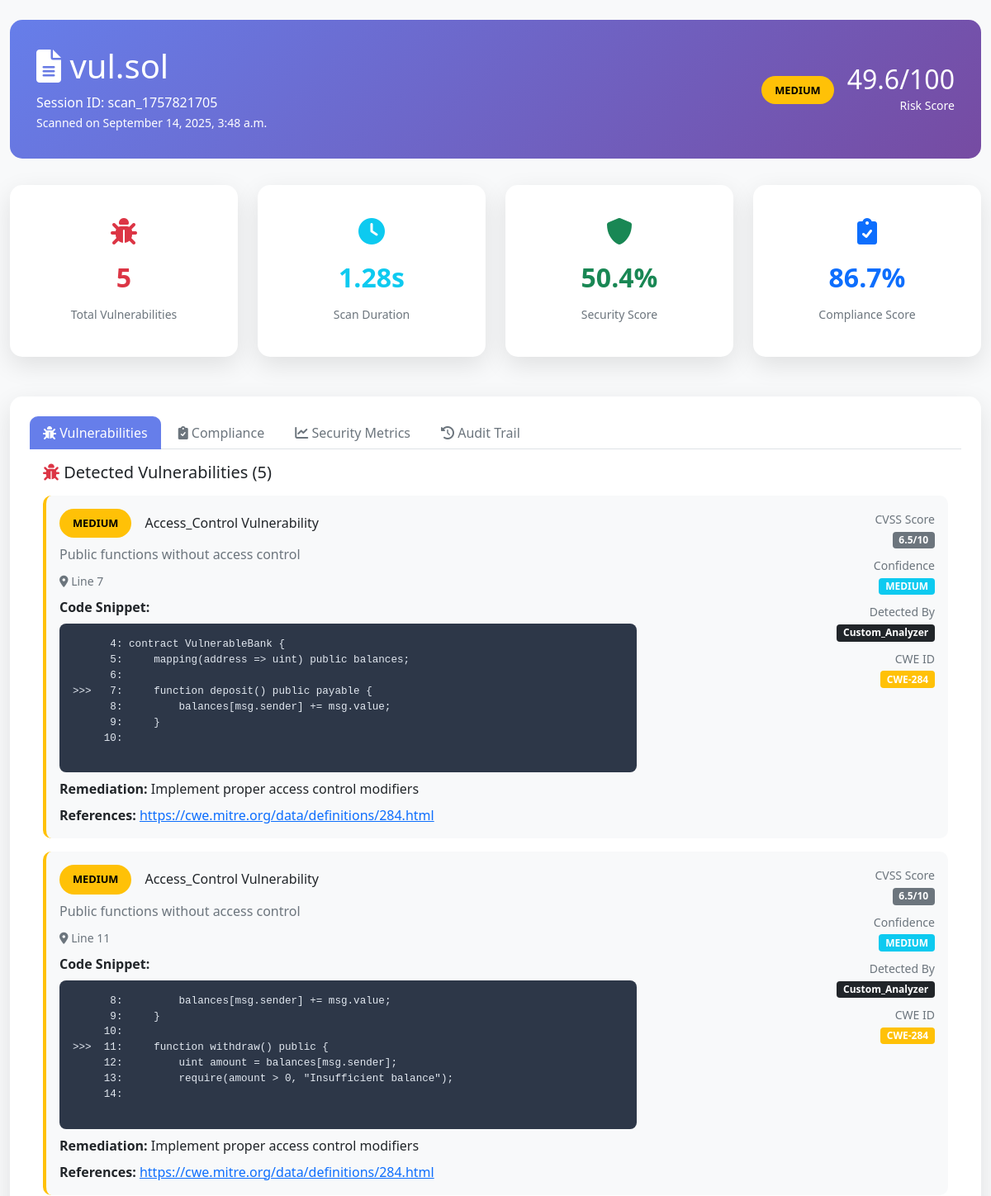
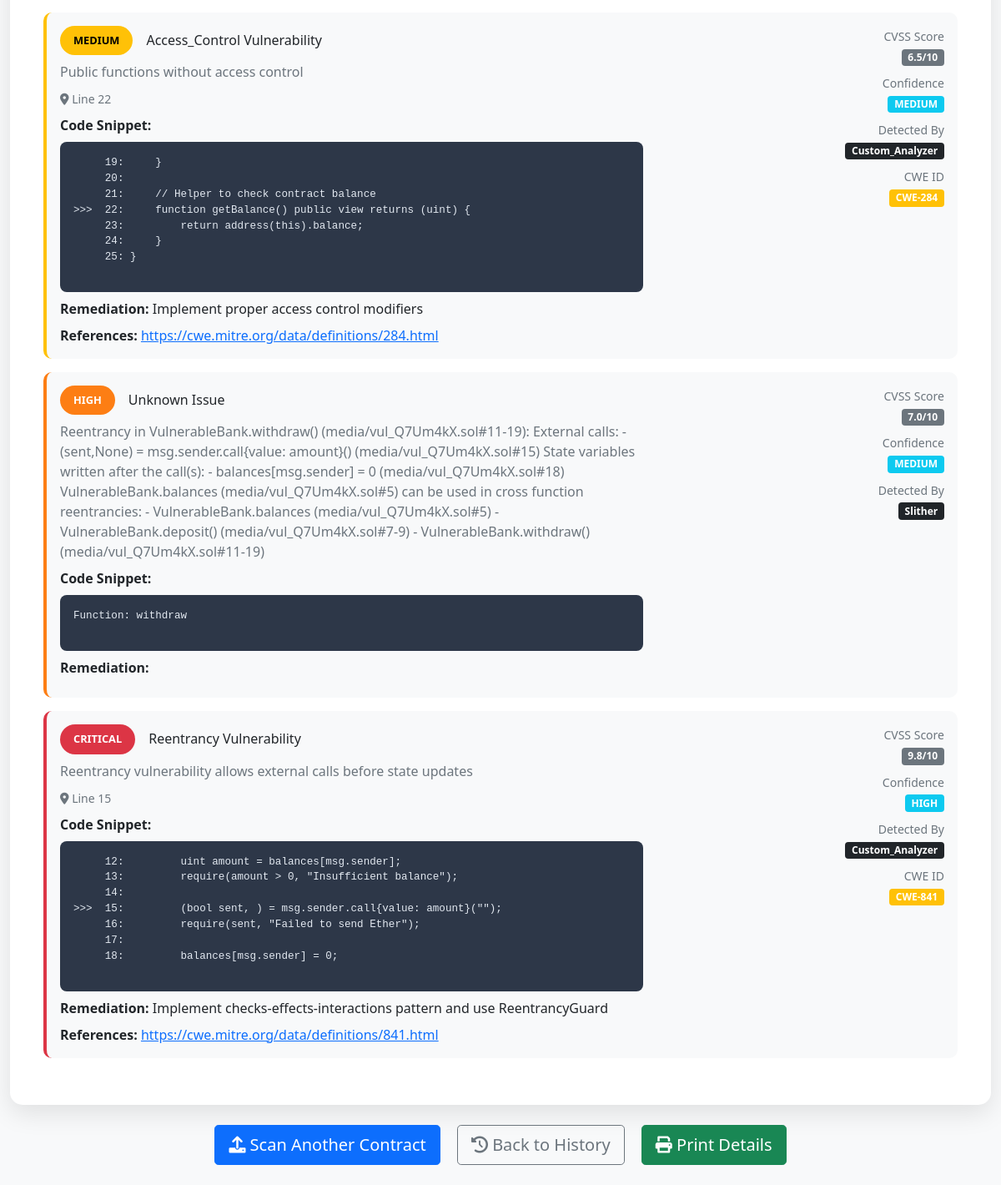
Page /detail/scan_1757821705/ on the committed database (2 pictures, top to bottom).
### scanner/models.py (models this page shows)
class ScanSession(models.Model):
    id = models.UUIDField(primary_key=True, default=uuid.uuid4, editable=False)
    user = models.ForeignKey(User, on_delete=models.CASCADE, null=True, blank=True)
    session_id = models.CharField(max_length=100, unique=True)
    contract_name = models.CharField(max_length=255)
    contract_hash = models.CharField(max_length=64)  # SHA256 hash of contract
    scan_timestamp = models.DateTimeField(auto_now_add=True)
    scan_duration = models.FloatField(default=0.0)  # in seconds
    risk_score = models.FloatField(default=0.0)  # 0-100 risk assessment
    severity_level = models.CharField(max_length=20, choices=[
        ('LOW', 'Low'),
        ('MEDIUM', 'Medium'),
        ('HIGH', 'High'),
        ('CRITICAL', 'Critical')
    ], default='LOW')
    status = models.CharField(max_length=20, choices=[
        ('PENDING', 'Pending'),
        ('RUNNING', 'Running'),
        ('COMPLETED', 'Completed'),
        ('FAILED', 'Failed')
    ], default='PENDING')
    class Meta:
        ordering = ['-scan_timestamp']

class SecurityMetric(models.Model):
    scan_session = models.OneToOneField(ScanSession, on_delete=models.CASCADE, related_name='security_metrics')
    total_vulnerabilities = models.IntegerField(default=0)
    critical_vulnerabilities = models.IntegerField(default=0)
    high_vulnerabilities = models.IntegerField(default=0)
    medium_vulnerabilities = models.IntegerField(default=0)
    low_vulnerabilities = models.IntegerField(default=0)
    code_complexity = models.FloatField(default=0.0)
    cyclomatic_complexity = models.IntegerField(default=0)
    maintainability_index = models.FloatField(default=0.0)
    security_score = models.FloatField(default=0.0)  # 0-100
    gas_optimization_score = models.FloatField(default=0.0)  # 0-100
    compliance_score = models.FloatField(default=0.0)  # 0-100

class Vulnerability(models.Model):
    id = models.UUIDField(primary_key=True, default=uuid.uuid4, editable=False)
    scan_session = models.ForeignKey(ScanSession, on_delete=models.CASCADE, related_name='vulnerabilities')
    vulnerability_type = models.CharField(max_length=100)
    title = models.CharField(max_length=255)
    description = models.TextField()
    severity = models.CharField(max_length=20, choices=[
        ('LOW', 'Low'),
        ('MEDIUM', 'Medium'),
        ('HIGH', 'High'),
        ('CRITICAL', 'Critical')
    ])
    confidence = models.CharField(max_length=20, choices=[
        ('LOW', 'Low'),
        ('MEDIUM', 'Medium'),
        ('HIGH', 'High')
    ])
    cwe_id = models.CharField(max_length=20, blank=True)  # Common Weakness Enumeration
    cvss_score = models.FloatField(null=True, blank=True)  # Common Vulnerability Scoring System
    line_number = models.IntegerField(null=True, blank=True)
    code_snippet = models.TextField(blank=True)
    remediation = models.TextField()
    references = models.TextField(blank=True)
    detected_by = models.CharField(max_length=50)  # 'slither', 'custom', 'mythril', etc.
    class Meta:
        ordering = ['-severity', '-cvss_score']

### scanner/views.py (the view)
# urls.py: path('detail/<str:session_id>/', views.scan_detail, name='scan_detail'),
def scan_detail(request, session_id):
    scan_session = get_object_or_404(ScanSession, session_id=session_id)
    vulnerabilities = Vulnerability.objects.filter(scan_session=scan_session)
    security_metrics = getattr(scan_session, 'security_metrics', None)
    compliance_checks = ComplianceCheck.objects.filter(scan_session=scan_session)
    audit_trails = AuditTrail.objects.filter(scan_session=scan_session)
    context = {
        'scan_session': scan_session,
        'vulnerabilities': vulnerabilities,
        'security_metrics': security_metrics,
        'compliance_checks': compliance_checks,
        'audit_trails': audit_trails,
    }
    return render(request, 'scanner/detail.html', context)

### scanner/templates/scanner/detail.html (shortened to what this page needs)
<!DOCTYPE html>
<html lang="en">
<head>
    <link href="https://cdn.jsdelivr.net/npm/bootstrap@5.1.3/dist/css/bootstrap.min.css" rel="stylesheet">
    <link href="https://cdnjs.cloudflare.com/ajax/libs/font-awesome/6.0.0/css/all.min.css" rel="stylesheet">
</head>
<body>
    <div class="container-fluid py-4">
        <div class="detail-header">
            <div class="row align-items-center">
                <div class="col-md-8">
                    <h1><i class="fas fa-file-alt"></i> {{ scan_session.contract_name }}</h1>
                    <p class="mb-0">Session ID: {{ scan_session.session_id }}</p>
                    <small>Scanned on {{ scan_session.scan_timestamp|date:"F j, Y, g:i a" }}</small>
                </div>
                <div class="col-md-4 text-end">
                    <div class="d-flex align-items-center justify-content-end">
                        <div class="me-3">
                            <span class="severity-badge severity-{{ scan_session.severity_level|lower }}">
                                {{ scan_session.severity_level }}
                            </span>
                        </div>
                        <div>
                            <h2 class="mb-0">{{ scan_session.risk_score|floatformat:1 }}/100</h2>
                            <small>Risk Score</small>
                        </div>
                    </div>
                </div>
            </div>
        </div>
        <div class="row mb-4">
            <div class="col-lg-3 col-md-6">
                <div class="detail-card">
                    <div class="metric-highlight">
                        <i class="fas fa-bug fa-2x text-danger mb-3"></i>
                        <div class="metric-value text-danger">{{ vulnerabilities|length }}</div>
                        <small class="text-muted">Total Vulnerabilities</small>
                    </div>
                </div>
            </div>
            <div class="col-lg-3 col-md-6">
                <div class="detail-card">
                    <div class="metric-highlight">
                        <i class="fas fa-clock fa-2x text-info mb-3"></i>
                        <div class="metric-value text-info">{{ scan_session.scan_duration|floatformat:2 }}s</div>
                        <small class="text-muted">Scan Duration</small>
                    </div>
                </div>
            </div>
            <div class="col-lg-3 col-md-6">
                <div class="detail-card">
                    <div class="metric-highlight">
                        <i class="fas fa-shield-alt fa-2x text-success mb-3"></i>
                        <div class="metric-value text-success">
                            {% if security_metrics %}
                                {{ security_metrics.security_score|floatformat:1 }}%
                            {% else %}
                                N/A
                            {% endif %}
                        </div>
                        <small class="text-muted">Security Score</small>
                    </div>
                </div>
            </div>
            <div class="col-lg-3 col-md-6">
                <div class="detail-card">
                    <div class="metric-highlight">
                        <i class="fas fa-clipboard-check fa-2x text-primary mb-3"></i>
                        <div class="metric-value text-primary">
                            {% if security_metrics %}
                                {{ security_metrics.compliance_score|floatformat:1 }}%
                            {% else %}
                                N/A
                            {% endif %}
                        </div>
                        <small class="text-muted">Compliance Score</small>
                    </div>
                </div>
            </div>
        </div>
        <div class="detail-card">
            <ul class="nav nav-tabs" id="detailTabs" role="tablist">
                <li class="nav-item" role="presentation">
                    <button class="nav-link active" id="vulnerabilities-tab" data-bs-toggle="tab"
                            data-bs-target="#vulnerabilities" type="button" role="tab">
                        <i class="fas fa-bug"></i> Vulnerabilities
                    </button>
                </li>
                <li class="nav-item" role="presentation">
                    <button class="nav-link" id="compliance-tab" data-bs-toggle="tab"
                            data-bs-target="#compliance" type="button" role="tab">
                        <i class="fas fa-clipboard-check"></i> Compliance
                    </button>
                </li>
                <li class="nav-item" role="presentation">
                    <button class="nav-link" id="metrics-tab" data-bs-toggle="tab"
                            data-bs-target="#metrics" type="button" role="tab">
                        <i class="fas fa-chart-line"></i> Security Metrics
                    </button>
                </li>
                <li class="nav-item" role="presentation">
                    <button class="nav-link" id="audit-tab" data-bs-toggle="tab"
                            data-bs-target="#audit" type="button" role="tab">
                        <i class="fas fa-history"></i> Audit Trail
                    </button>
                </li>
            </ul>
            <div class="tab-content" id="detailTabsContent">
                <div class="tab-pane fade show active" id="vulnerabilities" role="tabpanel">
                    <div class="p-3">
                        <h5 class="mb-3">
                            <i class="fas fa-bug text-danger"></i>
                            Detected Vulnerabilities ({{ vulnerabilities|length }})
                        </h5>
                        {% if vulnerabilities %}
                            {% for vulnerability in vulnerabilities %}
                            <div class="vulnerability-item {{ vulnerability.severity|lower }}">
                                <div class="row">
                                    <div class="col-md-8">
                                        <div class="d-flex align-items-center mb-2">
                                            <span class="severity-badge severity-{{ vulnerability.severity|lower }} me-3">
                                                {{ vulnerability.severity }}
                                            </span>
                                            <h6 class="mb-0">{{ vulnerability.title }}</h6>
                                        </div>
                                        <p class="text-muted mb-2">{{ vulnerability.description }}</p>
                                        {% if vulnerability.line_number %}
                                        <div class="mb-2">
                                            <small class="text-muted">
                                                <i class="fas fa-map-marker-alt"></i> Line {{ vulnerability.line_number }}
                                            </small>
                                        </div>
                                        {% endif %}
                                        {% if vulnerability.code_snippet %}
                                        <div class="mb-2">
                                            <strong>Code Snippet:</strong>
                                            <div class="code-snippet mt-2">
                                                <pre>{{ vulnerability.code_snippet }}</pre>
                                            </div>
                                        </div>
                                        {% endif %}
                                        <div class="mb-2">
                                            <strong>Remediation:</strong> {{ vulnerability.remediation }}
                                        </div>
                                        {% if vulnerability.references %}
                                        <div>
                                            <strong>References:</strong>
                                            <a href="{{ vulnerability.references }}" target="_blank" class="text-primary">
                                                {{ vulnerability.references }}
                                            </a>
                                        </div>
                                        {% endif %}
                                    </div>
                                    <div class="col-md-4">
                                        <div class="text-end">
                                            <div class="mb-2">
                                                <small class="text-muted">CVSS Score</small><br>
                                                <span class="badge bg-secondary">{{ vulnerability.cvss_score|floatformat:1 }}/10</span>
                                            </div>
                                            <div class="mb-2">
                                                <small class="text-muted">Confidence</small><br>
                                                <span class="badge bg-info">{{ vulnerability.confidence }}</span>
                                            </div>
                                            <div class="mb-2">
                                                <small class="text-muted">Detected By</small><br>
                                                <span class="badge bg-dark">{{ vulnerability.detected_by|title }}</span>
                                            </div>
                                            {% if vulnerability.cwe_id %}
                                            <div>
                                                <small class="text-muted">CWE ID</small><br>
                                                <span class="badge bg-warning">{{ vulnerability.cwe_id }}</span>
                                            </div>
                                            {% endif %}
                                        </div>
                                    </div>
                                </div>
                            </div>
                            {% endfor %}
                        {% else %}
                            <div class="alert alert-success">
                                <i class="fas fa-check-circle"></i> No vulnerabilities detected! Your contract appears to be secure.
                            </div>
                        {% endif %}
                    </div>
                </div>
            </div>
        </div>
        <div class="row mt-4">
            <div class="col-lg-12 text-center">
                <a href="{% url 'upload_contract' %}" class="btn btn-primary btn-lg me-3">
                    <i class="fas fa-upload"></i> Scan Another Contract
                </a>
                <a href="{% url 'scan_history' %}" class="btn btn-outline-secondary btn-lg me-3">
                    <i class="fas fa-history"></i> Back to History
                </a>
                <button class="btn btn-success btn-lg" onclick="window.print()">
                    <i class="fas fa-print"></i> Print Details
                </button>
            </div>
        </div>
    </div>
</body>
</html>

### scanner/templates/scanner/detail.html (style rules this page uses)
body { background: #f8f9fa; font-family: 'Segoe UI', Tahoma, Geneva, Verdana, sans-serif; }
.detail-header { background: linear-gradient(135deg, #667eea 0%, #764ba2 100%); color: white; padding: 2rem; border-radius: 15px; margin-bottom: 2rem; }
.detail-card { background: white; border-radius: 15px; padding: 1.5rem; box-shadow: 0 10px 30px rgba(0, 0, 0, 0.1); margin-bottom: 1.5rem; }
.vulnerability-item { background: #f8f9fa; border-radius: 10px; padding: 1rem; margin-bottom: 1rem; border-left: 4px solid; }
.vulnerability-item.critical { border-left-color: #dc3545; }
.vulnerability-item.high { border-left-color: #fd7e14; }
.vulnerability-item.medium { border-left-color: #ffc107; }
.severity-badge { padding: 0.5rem 1rem; border-radius: 20px; font-weight: 600; font-size: 0.8rem; }
.severity-critical { background: #dc3545; color: white; }
.severity-high { background: #fd7e14; color: white; }
.severity-medium { background: #ffc107; color: black; }
.code-snippet { background: #2d3748; color: #e2e8f0; border-radius: 8px; padding: 1rem; font-family: 'Courier New', monospace; font-size: 0.9rem; overflow-x: auto; }
.metric-highlight { text-align: center; padding: 1rem; }
.metric-value { font-size: 2rem; font-weight: bold; margin-bottom: 0.5rem; }
.nav-tabs .nav-link { border: none; border-radius: 10px 10px 0 0; margin-right: 5px; color: #6c757d; }
.nav-tabs .nav-link.active { background: #667eea; color: white; border: none; }

### rows in the picture
ScanSession: contract_name "vul.sol", session_id "scan_1757821705", scan_timestamp "September 14, 2025, 3:48 a.m.", severity_level "MEDIUM", risk_score "49.6", scan_duration "1.28"
SecurityMetric: security_score "50.4", compliance_score "86.7"
Vulnerability: severity "MEDIUM", title "Access_Control Vulnerability", description "Public functions without access control", line_number "7", code_snippet "4: contract VulnerableBank { 5: mapping(address => uint) public balances; 6: >>> 7: function deposit() public payable { 8: balances[msg.sender] += msg.value; 9: } 10:", remediation "Implement proper access control modifiers", references "https://cwe.mitre.org/data/definitions/284.html", cvss_score "6.5", confidence "MEDIUM", detected_by "Custom_Analyzer", cwe_id "CWE-284"
Vulnerability: severity "MEDIUM", title "Access_Control Vulnerability", description "Public functions without access control", line_number "11", code_snippet "8: balances[msg.sender] += msg.value; 9: } 10: >>> 11: function withdraw() public { 12: uint amount = balances[msg.sender]; 13: require(amount > 0, \"Insufficient balance\"); 14:", remediation "Implement proper access control modifiers", references "https://cwe.mitre.org/data/definitions/284.html", cvss_score "6.5", confidence "MEDIUM", detected_by "Custom_Analyzer", cwe_id "CWE-284"
Vulnerability: severity "MEDIUM", title "Access_Control Vulnerability", description "Public functions without access control", line_number "22", code_snippet "19: } 20: 21: // Helper to check contract balance >>> 22: function getBalance() public view returns (uint) { 23: return address(this).balance; 24: } 25: }", remediation "Implement proper access control modifiers", references "https://cwe.mitre.org/data/definitions/284.html", cvss_score "6.5", confidence "MEDIUM", detected_by "Custom_Analyzer", cwe_id "CWE-284"
Vulnerability: severity "HIGH", title "Unknown Issue", description "Reentrancy in VulnerableBank.withdraw() (media/vul_Q7Um4kX.sol#11-19): External calls: - (sent,None) = msg.sender.call{value: amount}() (media/vul_Q7Um4kX.sol#15) State variables written after the call(s): - balances[msg.sender] = 0 (media/vul_Q7Um4kX.sol#18) VulnerableBank.balances (media/vul_Q7Um4kX.sol#5) can be used in cross function reentrancies: - VulnerableBank.balances (media/vul_Q7Um4kX.sol#5) - VulnerableBank.deposit() (media/vul_Q7Um4kX.sol#7-9) - VulnerableBank.withdraw() (media/vul_Q7Um4kX.sol#11-19)", code_snippet "Function: withdraw", cvss_score "7.0", confidence "MEDIUM", detected_by "Slither"
Vulnerability: severity "CRITICAL", title "Reentrancy Vulnerability", description "Reentrancy vulnerability allows external calls before state updates", line_number "15", code_snippet "12: uint amount = balances[msg.sender]; 13: require(amount > 0, \"Insufficient balance\"); 14: >>> 15: (bool sent, ) = msg.sender.call{value: amount}(\"\"); 16: require(sent, \"Failed to send Ether\"); 17: 18: balances[msg.sender] = 0;", remediation "Implement checks-effects-interactions pattern and use ReentrancyGuard", references "https://cwe.mitre.org/data/definitions/841.html", cvss_score "9.8", confidence "HIGH", detected_by "Custom_Analyzer", cwe_id "CWE-841"

### other values in the picture
{{ vulnerabilities|length }} "5"
